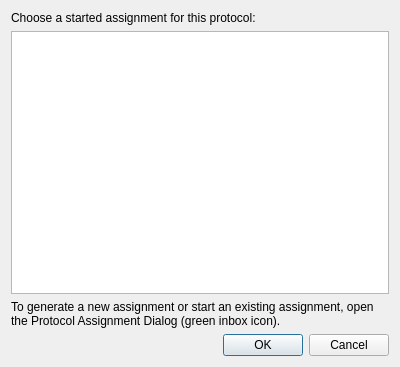
<?xml version="1.0" encoding="UTF-8"?>
<ui version="4.0">
 <class>ProtocolChooseAssignmentDialog</class>
 <widget class="QDialog" name="ProtocolChooseAssignmentDialog">
  <property name="geometry">
   <rect>
    <x>0</x>
    <y>0</y>
    <width>400</width>
    <height>367</height>
   </rect>
  </property>
  <property name="windowTitle">
   <string>Choose assignment</string>
  </property>
  <layout class="QVBoxLayout" name="verticalLayout" stretch="0,1,0,0">
   <item>
    <widget class="QLabel" name="instructionLabel">
     <property name="text">
      <string>Choose a started assignment for this protocol:</string>
     </property>
    </widget>
   </item>
   <item>
    <widget class="QTableView" name="tableView">
     <property name="selectionMode">
      <enum>QAbstractItemView::SingleSelection</enum>
     </property>
     <property name="selectionBehavior">
      <enum>QAbstractItemView::SelectRows</enum>
     </property>
    </widget>
   </item>
   <item>
    <widget class="QLabel" name="label_2">
     <property name="text">
      <string>To generate a new assignment or start an existing assignment, open the Protocol Assignment Dialog (green inbox icon).</string>
     </property>
     <property name="wordWrap">
      <bool>true</bool>
     </property>
    </widget>
   </item>
   <item>
    <widget class="QDialogButtonBox" name="buttonBox">
     <property name="orientation">
      <enum>Qt::Horizontal</enum>
     </property>
     <property name="standardButtons">
      <set>QDialogButtonBox::Cancel|QDialogButtonBox::Ok</set>
     </property>
    </widget>
   </item>
  </layout>
 </widget>
 <resources/>
 <connections>
  <connection>
   <sender>buttonBox</sender>
   <signal>accepted()</signal>
   <receiver>ProtocolChooseAssignmentDialog</receiver>
   <slot>accept()</slot>
   <hints>
    <hint type="sourcelabel">
     <x>224</x>
     <y>345</y>
    </hint>
    <hint type="destinationlabel">
     <x>157</x>
     <y>274</y>
    </hint>
   </hints>
  </connection>
  <connection>
   <sender>buttonBox</sender>
   <signal>rejected()</signal>
   <receiver>ProtocolChooseAssignmentDialog</receiver>
   <slot>reject()</slot>
   <hints>
    <hint type="sourcelabel">
     <x>292</x>
     <y>351</y>
    </hint>
    <hint type="destinationlabel">
     <x>286</x>
     <y>274</y>
    </hint>
   </hints>
  </connection>
 </connections>
</ui>
